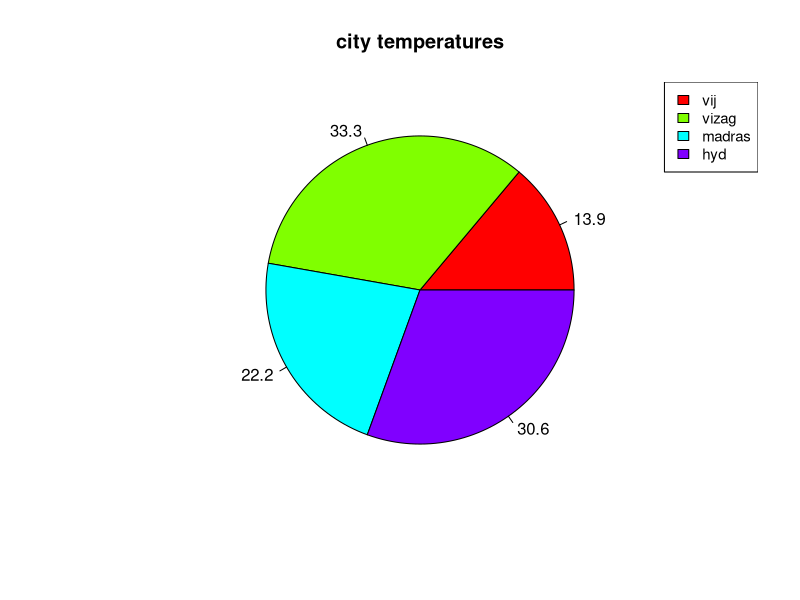

Source code (R):
x=c(25,60,40,55)
l=c("vijaywada","vizag","chennai","hyderabad")
piepercent=round(100*x/sum(x),1)
pie(x,labels=piepercent,main="city temperatures",
col=rainbow(length(x)))
legend("topright",c("vij","vizag","madras","hyd"),
cex=0.9,fill=rainbow(length(x)))